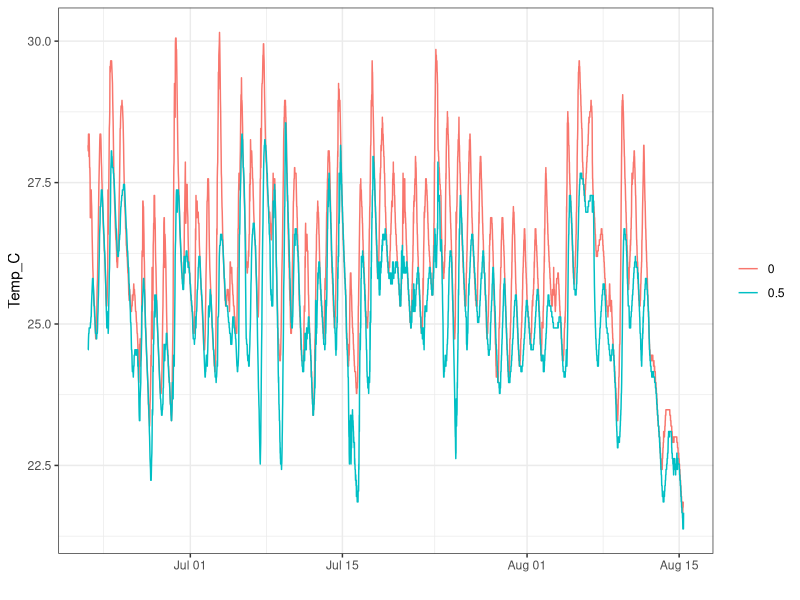
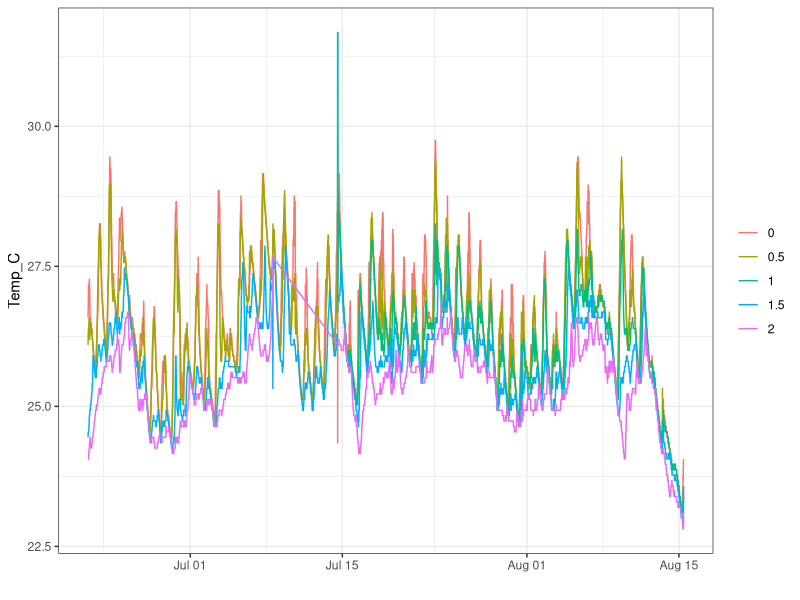
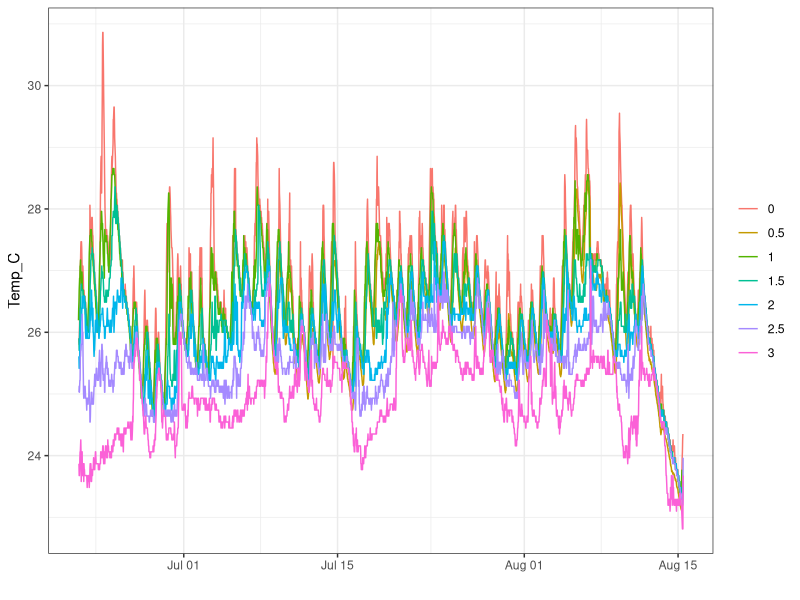

Source code (R) for these figures, in order:
library(tidyverse)
library(lubridate)


shallow_temp<- read_csv("data/temperature/shallow/temp_shallow.csv")
shallow_temp<- shallow_temp%>%
  mutate(datetime = as.POSIXct(datetime, format="%m/%d/%y %H:%M"))

mid_temp<- read_csv("data/temperature/mid/temp_mid.csv")
mid_temp<- mid_temp%>%
  mutate(datetime = as.POSIXct(datetime, format="%m/%d/%y %H:%M"))

deep_temp<- read_csv("data/temperature/deep/temp_deep.csv")
deep_temp<- deep_temp%>%
  mutate(datetime = as.POSIXct(datetime, format="%m/%d/%y %H:%M"))

ggplot(shallow_temp)+
  geom_line(aes(x = datetime, y = Temp_C, color = as.factor(depth)))+
  labs(fill = ((expression("Temperature " ( degree*C)))))+
  xlab("")+
  theme_bw()+
  theme(legend.title=element_blank())
ggplot(mid_temp)+
  geom_line(aes(x = datetime, y = Temp_C, color = as.factor(depth)))+
  labs(fill = ((expression("Temperature " ( degree*C)))))+
  xlab("")+
  theme_bw()+
  theme(legend.title=element_blank())

ggplot(deep_temp)+
  geom_line(aes(x = datetime, y = Temp_C, color = as.factor(depth)))+
  labs(fill = ((expression("Temperature " ( degree*C)))))+
  xlab("")+
  theme_bw()+
  theme(legend.title=element_blank())


